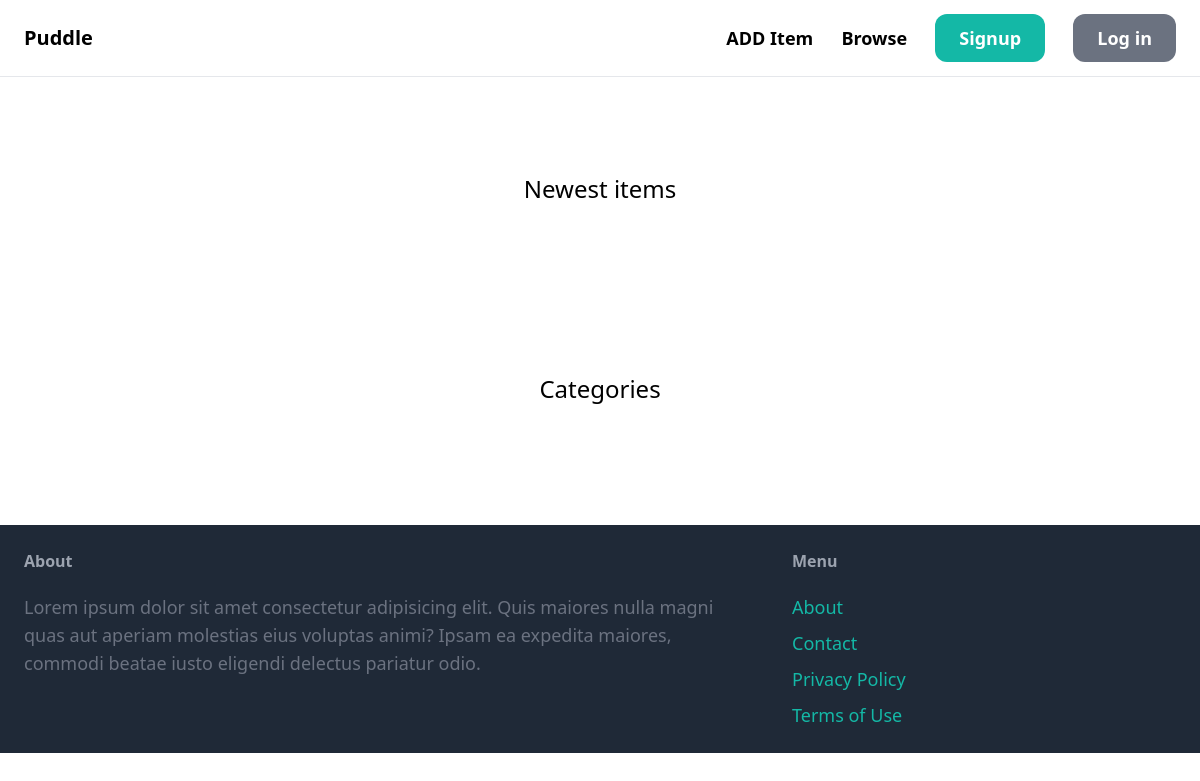
Before: / with the older database file.
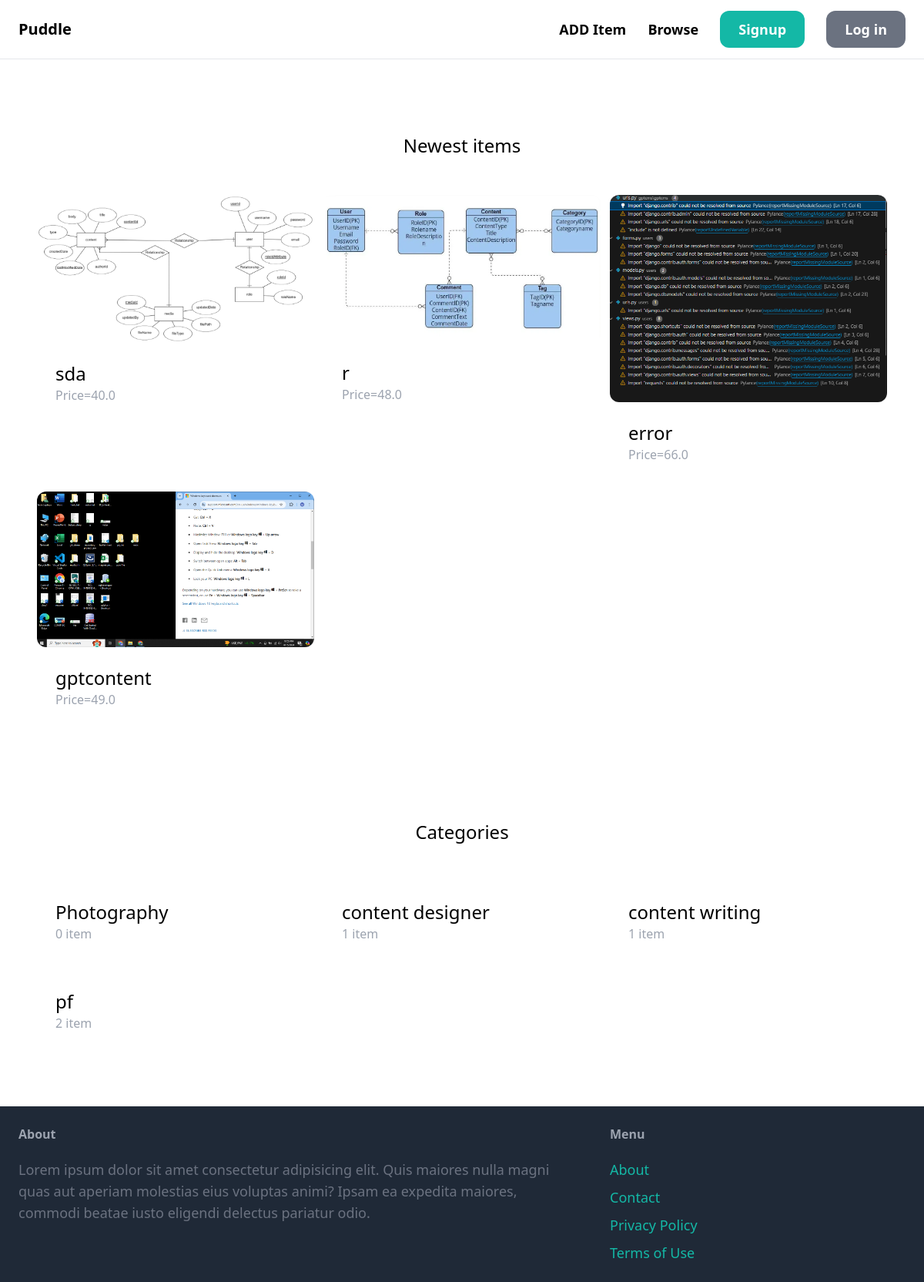
After: the same page with the newer database file.
### item/models.py (models this page shows, shortened)
class Item(models.Model):
    category = models.ForeignKey(Category, related_name='items',on_delete=models.CASCADE)
    name = models.CharField(max_length=255)
    description = models.TextField(blank=True, null=True)
    price = models.FloatField()
    is_sold = models.BooleanField(default=False)
    created_at = models.DateTimeField(auto_now_add=True)
    created_by = models.ForeignKey(User, related_name='items', on_delete = models.CASCADE)
    image = models.ImageField(upload_to='item_images',blank=True,null=True)

class Category(models.Model):
    name = models.CharField(max_length=255)
    class Meta:
        ordering = ('name',)
        verbose_name_plural = 'Categories'

### core/views.py (the view)
# urls.py: path("", views.index, name="index")
def index(request):
    items = Item.objects.filter(is_sold=False)[0:6]
    categories=Category.objects.all()
    return render(request, 'core/index.html', {
        'categories':categories,
        'items':items,})

### core/templates/core/index.html (shortened to what this page needs)
{% extends 'core/base.html' %}
{% block content %}
<div class="mt-6 px-6 py-12 bg-gray-10 rounded-xl">
    <h2 class="mb-12 text-2xl text-center">Newest items</h2>
    <div class="grid grid-cols-3 gap-3">
    {% for item in items %}
    <div>
        <a href="{% url 'item:detail' item.id %}">
            <div>
                <img src="{{ item.image.url }}" class="rounded-xl" >
            </div>
            <div class="p-6 bg-white rounded-xl">
                <h2 class="text-2xl">{{ item.name }}</h2>
                <p class="text-gray-400">Price={{ item.price }}</p>
            </div>
        </a>
    </div>
    {% endfor %}
</div>
</div>
<div class="mt-6 px-6 py-12 bg-gray-10 rounded-xl">
    <h2 class="mb-12 text-2xl text-center">Categories</h2>
    <div class="grid grid-cols-3 gap-3">
        {% for Category in categories %}
        <div>
            <a href="#">
                <div class="p-6 bg-white rounded-xl">
                    <h2 class="text-2xl">{{Category.name }}</h2>
                    <p class="text-gray-400">{{Category.items.count }} item</p>
                </div>
            </a>
        </div>
        {% endfor %}
    </div>
</div>
{% endblock %}

### core/templates/core/base.html (shortened to what this page needs)
<!doctype html>
<html>
    <head>
        <script src="https://cdn.tailwindcss.com"></script>
    </head>
    <body>
        <nav class="py-6 px-6 flex justify-between item-center border-b border-gray-200">
            <a href="/" class="text-xl font-semibold">Puddle</a>
            <div class="space-x-6">
                <a href="#" class="text-lg font-semibold hover:text-gray-500">ADD Item</a>
                <a href="#" class="text-lg font-semibold hover:text-gray-500">Browse</a>
                <a href="#" class="px-6 py-3 text-lg font-semibold bg-teal-500 text-white rounded-xl hover:bg-teal-700">Signup</a>
                <a href="#" class="px-6 py-3 text-lg font-semibold bg-gray-500 text-white rounded-xl hover:bg-gray-700">Log in</a>
            </div>
        </nav>
        <div class="px-6 py-6">
            {% block content %}{% endblock %}
        </div>
        <footer class="py-6 px-6 flex justify-between bg-gray-800">
            <div class="w-2/3 pr-10">
                <h3 class="mb-5 font-semibold text-gray-400">About</h3>
                <p class="text-lg text-gray-500">
                    Lorem ipsum dolor sit amet consectetur adipisicing elit.
                    Quis maiores nulla magni quas aut aperiam molestias eius
                    voluptas animi? Ipsam ea expedita maiores, commodi beatae
                    iusto eligendi delectus pariatur odio.
                </p>
            </div>
            <div class="w-1/3">
                <h3 class="mb-5 font-semibold text-gray-400">Menu</h3>
                <ul class="space-y-2">
                    <li><a href="#" class="text-lg text-teal-500 hover:text-teal-700">About</a></li>
                    <li><a href="{% url 'contact' %}" class="text-lg text-teal-500 hover:text-teal-700">Contact</a></li>
                    <li><a href="#" class="text-lg text-teal-500 hover:text-teal-700">Privacy Policy</a></li>
                    <li><a href="#" class="text-lg text-teal-500 hover:text-teal-700">Terms of Use</a></li>
                </ul>
            </div>
        </footer>
    </body>
</html>

Changed rows visible on the page:
added Item: image (picture), name "sda", price "40.0"
added Item: image (picture), name "r", price "48.0"
added Item: image (picture), name "error", price "66.0"
added Item: image (picture), name "gptcontent", price "49.0"
added Category: name "Photography", items.count "0"
added Category: name "content designer", items.count "1"
added Category: name "content writing", items.count "1"
added Category: name "pf", items.count "2"
